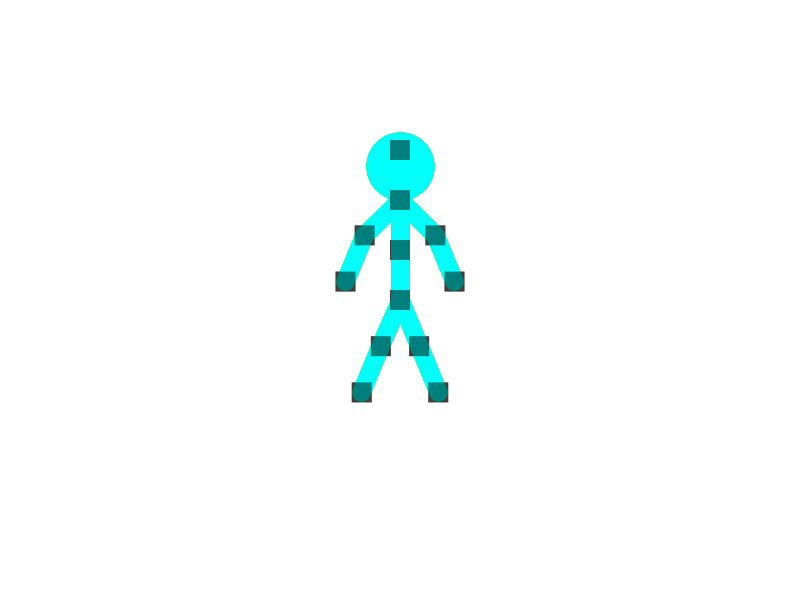
Frame 1 (no input)
Frame 60 (the mouse pressed at the canvas centre just before this capture): identical to frame 1, image omitted
Frame 120 (the mouse held since frame 60 and released just before this capture): identical to frame 1, image omitted

The Processing sketch that drew this single still picture (run headless with seeded random() and noise(); from frame 60 on, the mouse is pressed at the canvas centre):

// Processing sketch: TweenTest
// ── TweenTest.pde

/**
 * Each of a StickPuppet's joints is represented by a vertex in a tree.
 * The tree structure means that each vertex has a parent and children.
 * The parent will be null for the root vertex.
 * The children will be empty for a leaf vertex.
 */

class Vertex {

  /**
   * An integer which is unique to this vertex.
   * Typically an index in an ArrayList<Vertex>
   * @see StickPuppet#vertices
   */
  int index;

  /***
   * Our parent vertex.  The parent will be null if we are the root vertex.
   */
  Vertex parent;
  
  /***
   * Any child vertices.  Will be empty if we are a leaf vertex.
   */
  ArrayList<Vertex> children;

  /**
   * The distance from this vertex to our parent vertex
   */
  float magnitude;

  /**
   * The direction of our parent vertex from this vertex
   */
  float heading;

  /**
   * The points you drag around with your mouse to manipulate the StickPuppet - sometimes called lugs, handles or pivots.
   * This variable defines how big each point is.
   */
  static final float pointSize = 10;

  /**
   * @param _index The unique index of the vertex we are creating
   */
  Vertex(int _index) {
    index = _index;
    children = new ArrayList<Vertex>();
  }

  /**
   * @param child The child vertex we are adding
   */
  void addChild(Vertex child) {
    child.parent = this;
    children.add(child);
  }

  /**
   * Calculate our position from the position of our parent
   * @param pvParent PVector representing the position of our parent
   * @return         Our position
   */
  PVector getVector(PVector pvParent) {
    
    PVector pv = pvParent.get();
    
    if (parent != null) {
      PVector pvRelative = PVector.fromAngle(heading);
      pvRelative.mult(magnitude);
      pv.sub(pvRelative);
    }
    
    return pv;
  }

  /**
   * Draw a line to our parent vertex, then recursively call our children so that all lines between vertices are drawn.
   * @param pvParent PVector representing the position of our parent
   */
  void draw(PVector pvParent) {

    PVector pv = getVector(pvParent);
    line(pvParent.x, pvParent.y, pv.x, pv.y);
    
    for (int n = 0; n < children.size(); ++n) {

      Vertex child = children.get(n);
      child.draw(pv);
    }
  }

  /**
   * The points you drag around with your mouse to manipulate the StickPuppet - sometimes called lugs, handles or pivots.
   * This draws one at our location, then recursively calls our children so that all points are drawn.
   * @param pvParent PVector representing the position of our parent
   */
  void drawPoints(PVector pvParent) {

    PVector pv = getVector(pvParent);
    rect(pv.x, pv.y, pointSize, pointSize);

    for (int n = 0; n < children.size(); ++n) {

      Vertex child = children.get(n);
      child.drawPoints(pv);
    }
  }

  /**
   * Rotate this vertex around its parent.  Then call our children recursively so that they rotate with us
   * @param angle The amount to rotate by
   */
  void rotate(float angle) {

    // Update heading - to do this the angle needs to be expressed within the range -PI to PI
    angle = angle - TWO_PI * floor( angle / TWO_PI );      
    
    if (angle > PI)
      angle -= TWO_PI;
    
    heading += angle;
    
    // Done updating heading - now recurse to the children
    
    for (int n = 0; n < children.size(); ++n) {

      Vertex child = children.get(n);
      child.rotate(angle);
    }
  }

  void tween(float t, Vertex parentA, Vertex parentB) {

    if (children.size() != parentA.children.size() || children.size() != parentB.children.size()) {
      println("Can't tween, trees differ");
      return;
    }

    for (int n = 0; n < children.size(); ++n) {
      Vertex a = parentA.children.get(n);
      Vertex b = parentB.children.get(n);
      Vertex c = children.get(n);
      
      float heading = map(t, 0, 1, a.heading, b.heading);
      
      float angle = heading - c.heading;
    
      c.rotate(angle);
      c.tween(t, a, b);
    }

  }

  int hitTest(PVector pvParent) {

    PVector pv = getVector(pvParent);

    if ( (abs(pv.x - mouseX) <= pointSize) && abs(pv.y - mouseY) <= pointSize) {
      return index;
    }
    
    for (int n = 0; n < children.size(); ++n) {

      Vertex child = children.get(n);
      int nHit = child.hitTest(pv);

      if (nHit != -1) {
        return nHit;
      }
    }
 
    return -1;
  }

  void mouseDragged(int currentDrag, PVector pvParent) {
    
    PVector pv = getVector(pvParent);

    if (index == currentDrag) {
      
      float newHeading = PVector.sub(new PVector(mouseX, mouseY), pvParent).heading();

      rotate(newHeading - heading + PI);
      
    } else {

      for (int n = 0; n < children.size(); ++n) {
  
        Vertex child = children.get(n);
        child.mouseDragged(currentDrag, pv);
      }
    }

  }

  PVector getChildVector(int desiredIndex, PVector pvParent) {
    PVector pv = getVector(pvParent);
    
    if (index == desiredIndex) {
      return pv;
    } else {
      for (int n = 0; n < children.size(); ++n) {
  
        Vertex child = children.get(n);
        PVector pvChild = child.getChildVector(desiredIndex, pv);
        
        if (pvChild != null) {
          return pvChild;
        }
      }
      
      return null;
    }
    
  }
};

/**
 * I will write something about the StickPuppet class here
 */
class StickPuppet {

  float size;
  int currentDrag = -1;

  PVector pv;
  ArrayList<Vertex> vertices;

  void drawPoints() {
    
    pushStyle();
    rectMode(RADIUS);
    noStroke();
    fill(255,0,0,128);

    vertices.get(0).drawPoints(pv);
    
    popStyle();
  }

  boolean mousePressed() {

    currentDrag = vertices.get(0).hitTest(pv);

    return (currentDrag != -1);
  }

  boolean mouseReleased() {
    if (currentDrag == -1) {
      return false;
    } else {
      currentDrag = -1;
      return true;
    }
  }

  boolean mouseDragged() {

    if (currentDrag >= 0) {

      if (currentDrag == 0) {
        
        pv.set(mouseX, mouseY);

      } else {

        vertices.get(0).mouseDragged(currentDrag, pv);
      }
      
      return true;
    } else {
      return false;
    }
  }

  void tween(float t, StickFigure a, StickFigure b) {

    float x = map(t, 0, 1, a.pv.x, b.pv.x);
    float y = map(t, 0, 1, a.pv.y, b.pv.y);
    pv.set(x, y);

    vertices.get(0).tween(t, a.vertices.get(0), b.vertices.get(0));

  }

};

/**
 * I will write something about the StickFigure class here
 */
class StickFigure extends StickPuppet {

  static final int PELVIS = 0;
  static final int LEFT_KNEE = 1;
  static final int RIGHT_KNEE = 2;
  static final int LEFT_FOOT = 3;
  static final int RIGHT_FOOT = 4;
  static final int CHEST = 5;
  static final int NECK = 6;
  static final int HEAD = 7;
  static final int LEFT_ELBOW = 8;
  static final int RIGHT_ELBOW = 9;
  static final int LEFT_HAND = 10;
  static final int RIGHT_HAND = 11;
  static final int VERTEX_COUNT = 12;

  Vertex pelvis()     { return vertices.get(PELVIS);      }
  Vertex leftKnee()   { return vertices.get(LEFT_KNEE);   }
  Vertex rightKnee()  { return vertices.get(RIGHT_KNEE);  }
  Vertex leftFoot()   { return vertices.get(LEFT_FOOT);   }
  Vertex rightFoot()  { return vertices.get(RIGHT_FOOT);  }
  Vertex chest()      { return vertices.get(CHEST);       }
  Vertex neck()       { return vertices.get(NECK);        }
  Vertex head()       { return vertices.get(HEAD);        }
  Vertex leftElbow()  { return vertices.get(LEFT_ELBOW);  }
  Vertex rightElbow() { return vertices.get(RIGHT_ELBOW); }
  Vertex leftHand()   { return vertices.get(LEFT_HAND);   }
  Vertex rightHand()  { return vertices.get(RIGHT_HAND);  }
  
  StickFigure(float _size) {
    size = _size;
    reset();
}
  
  StickFigure(
          float _size,
          PVector _pv,
          float leftKneeHeading,
          float rightKneeHeading,
          float leftFootHeading,
          float rightFootHeading,
          float chestHeading,
          float neckHeading,
          float headHeading,
          float leftElbowHeading,
          float rightElbowHeading,
          float leftHandHeading,
          float rightHandHeading) {

    size = _size;

    reset();
    
    pv = _pv;
    
    leftKnee().heading   = leftKneeHeading;
    rightKnee().heading  = rightKneeHeading;
    leftFoot().heading   = leftFootHeading;
    rightFoot().heading  = rightFootHeading;
    chest().heading      = chestHeading;
    neck().heading       = neckHeading;
    head().heading       = headHeading;
    leftElbow().heading  = leftElbowHeading;
    rightElbow().heading = rightElbowHeading;
    leftHand().heading   = leftHandHeading;
    rightHand().heading  = rightHandHeading;
  }

  void reset() {

    vertices = new ArrayList<Vertex>();
    
    for (int n = 0; n < VERTEX_COUNT; ++n) {
      vertices.add(new Vertex(n));
    }

    addChild(LEFT_KNEE, PELVIS);
    addChild(RIGHT_KNEE, PELVIS);
    addChild(LEFT_FOOT, LEFT_KNEE);
    addChild(RIGHT_FOOT, RIGHT_KNEE);
    addChild(CHEST, PELVIS);
    addChild(NECK, CHEST);
    addChild(HEAD, NECK);
    addChild(LEFT_ELBOW, NECK);
    addChild(RIGHT_ELBOW, NECK);
    addChild(LEFT_HAND, LEFT_ELBOW);
    addChild(RIGHT_HAND, RIGHT_ELBOW);
    
    float EIGHTH_PI = PI/8;

    pv = new PVector(width/2, height/2);
    leftKnee().heading = EIGHTH_PI;
    rightKnee().heading = -EIGHTH_PI;
    leftFoot().heading = EIGHTH_PI;
    rightFoot().heading = -EIGHTH_PI;
    chest().heading = -PI;
    neck().heading = -PI;
    head().heading = -PI;
    leftElbow().heading = QUARTER_PI;
    rightElbow().heading = -QUARTER_PI;
    leftHand().heading = EIGHTH_PI;
    rightHand().heading = -EIGHTH_PI;
    
    for (int n = 0; n < vertices.size(); ++n) {
      Vertex v = vertices.get(n);
      v.magnitude = size;
    }

    pelvis().rotate(-HALF_PI);
  }

  void addChild(int nVertex, int nParent) {
    vertices.get(nParent).addChild(vertices.get(nVertex));
  }

  void draw() {

    pelvis().draw(pv);

    PVector pvHead = pelvis().getChildVector(HEAD, pv);
    PVector pvNeck = pelvis().getChildVector(NECK, pv);

    PVector center = PVector.div( PVector.add( PVector.mult(pvNeck, 1), PVector.mult(pvHead, 2) ), 3);
    float radius = dist(pvHead.x, pvHead.y, pvNeck.x, pvNeck.y) * 0.5;

    pushStyle();
    ellipseMode(RADIUS);
    ellipse(center.x, center.y, radius, radius);
    popStyle();

    // Use this kind of trick if you need to be able to tell one limb from the other
/*
    if (alpha(g.strokeColor) == 255) {
      pushStyle();
      stroke(0, 255, 255);
      vertices.get(LEFT_KNEE).draw(pv);
      popStyle();
    }
*/
  }

  void setSize(int _size) {
    size = _size;

    for (int n = 0; n < vertices.size(); ++n) {
      vertices.get(n).magnitude = size;
    }
}

  StickFigure copy() {
    
    return new StickFigure(
                  size,
                  pv,
                  vertices.get(LEFT_KNEE).heading,
                  vertices.get(RIGHT_KNEE).heading,
                  vertices.get(LEFT_FOOT).heading,
                  vertices.get(RIGHT_FOOT).heading,
                  vertices.get(CHEST).heading,
                  vertices.get(NECK).heading,
                  vertices.get(HEAD).heading,
                  vertices.get(LEFT_ELBOW).heading,
                  vertices.get(RIGHT_ELBOW).heading,
                  vertices.get(LEFT_HAND).heading,
                  vertices.get(RIGHT_HAND).heading); 
  }

  void printlnWithComment(String line, String comment) {

    while (line.length() < 41) {
      line = line + " ";
    }
    
    println(line + "// " + comment);
  }
  
  void printVector(PVector pv, String lineEnding, String comment) {
    String line = "    new PVector(" + pv.x + ", " + pv.y + ")" + lineEnding;
    printlnWithComment(line, comment);
  }
  
  void printAngle(float angle, String lineEnding, String comment) {
    String line = "    " + angle + lineEnding;
    printlnWithComment(line, comment);
  }

  void print() {
    println("sequence.add(new StickFigure(");
    printlnWithComment("    " + size + ",", "Size");
    printVector(pv,                  ",",   "Pelvis position");
    printAngle(leftKnee().heading,   ",",   "Left knee (direction of pelvis)");
    printAngle(rightKnee().heading,  ",",   "Right knee (direction of pelvis)");
    printAngle(leftFoot().heading,   ",",   "Left foot (direction of left knee)");
    printAngle(rightFoot().heading,  ",",   "Right foot (direction of right knee)");
    printAngle(chest().heading,      ",",   "Chest (direction of pelvis)");
    printAngle(neck().heading,       ",",   "Neck (direction of chest)");
    printAngle(head().heading,       ",",   "Head (direction of neck");
    printAngle(leftElbow().heading,  ",",   "Left elbow (direction of neck)");
    printAngle(rightElbow().heading, ",",   "Right elbow (direction of neck)");
    printAngle(leftHand().heading,   ",",   "Left hand (direction of left elbow)");
    printAngle(rightHand().heading,  "));", "Right hand (direction of right elbow)");

    println("");
  }

};



StickFigure start;
StickFigure end;
StickFigure oldStart;
StickFigure oldEnd;
StickFigure initialPose;
int nReturning = 0;
float nReturnSteps = 120;

void setup() {
  size(800, 600);
  colorMode(HSB);
  strokeWeight(18);
  start = new StickFigure(50);
  end = new StickFigure(50);
  initialPose = new StickFigure(50);
}

final int RED    = 0 * 255 / 12;
final int ORANGE = 1 * 255 / 12;
final int YELLOW = 2 * 255 / 12;
final int GREEN  = 3 * 255 / 12;
final int BLUE   = 4 * 255 / 12;
final int INDIGO = 5 * 255 / 12;
final int VIOLET = 6 * 255 / 12;

int getColor(int nIndex) {
  switch(nIndex) {
  case 0:  return RED;
  case 1:  return ORANGE;
  case 2:  return YELLOW;
  case 3:  return GREEN;
  case 4:  return BLUE;
  case 5:  return INDIGO;
  default: return VIOLET;
  }
}

void draw() {
  background(255);

  if (nReturning > 0) {
    --nReturning;
    start.tween(nReturning / nReturnSteps, initialPose, oldStart);
    end.tween(nReturning / nReturnSteps, initialPose, oldEnd);
  }

  int nColor = 0;

  stroke(getColor(nColor), 255, 255);
  fill(getColor(nColor), 255, 255);
  start.draw();
  fill(0);
  start.drawPoints();
  ++nColor;

  for (float t = 1.0/7.0; t < 1.0; t += 1.0/7.0) {
    stroke(getColor(nColor), 255, 255);
    fill(getColor(nColor), 255, 255);
    StickFigure tween = new StickFigure(50);
    tween.tween(t, start, end);
    tween.draw();
    ++nColor;
  }

  stroke(getColor(nColor), 255, 255);
  fill(getColor(nColor), 255, 255);
  end.draw();
  fill(0);
  end.drawPoints();
}

void mousePressed() {
    boolean bAccepted = start.mousePressed();

    if (bAccepted == false) {
      end.mousePressed();
    }
}

void mouseReleased() {
    boolean bAccepted = start.mouseReleased();

    if (bAccepted == false) {
      end.mouseReleased();
    }
}

void mouseDragged() {
    boolean bAccepted = start.mouseDragged();

    if (bAccepted == false) {
      end.mouseDragged();
    }
}

void keyPressed() {
  if (key == 'R' || key == 'r') {
    nReturning = (int)nReturnSteps;
    oldStart = start.copy();
    oldEnd = end.copy();
  }
}
